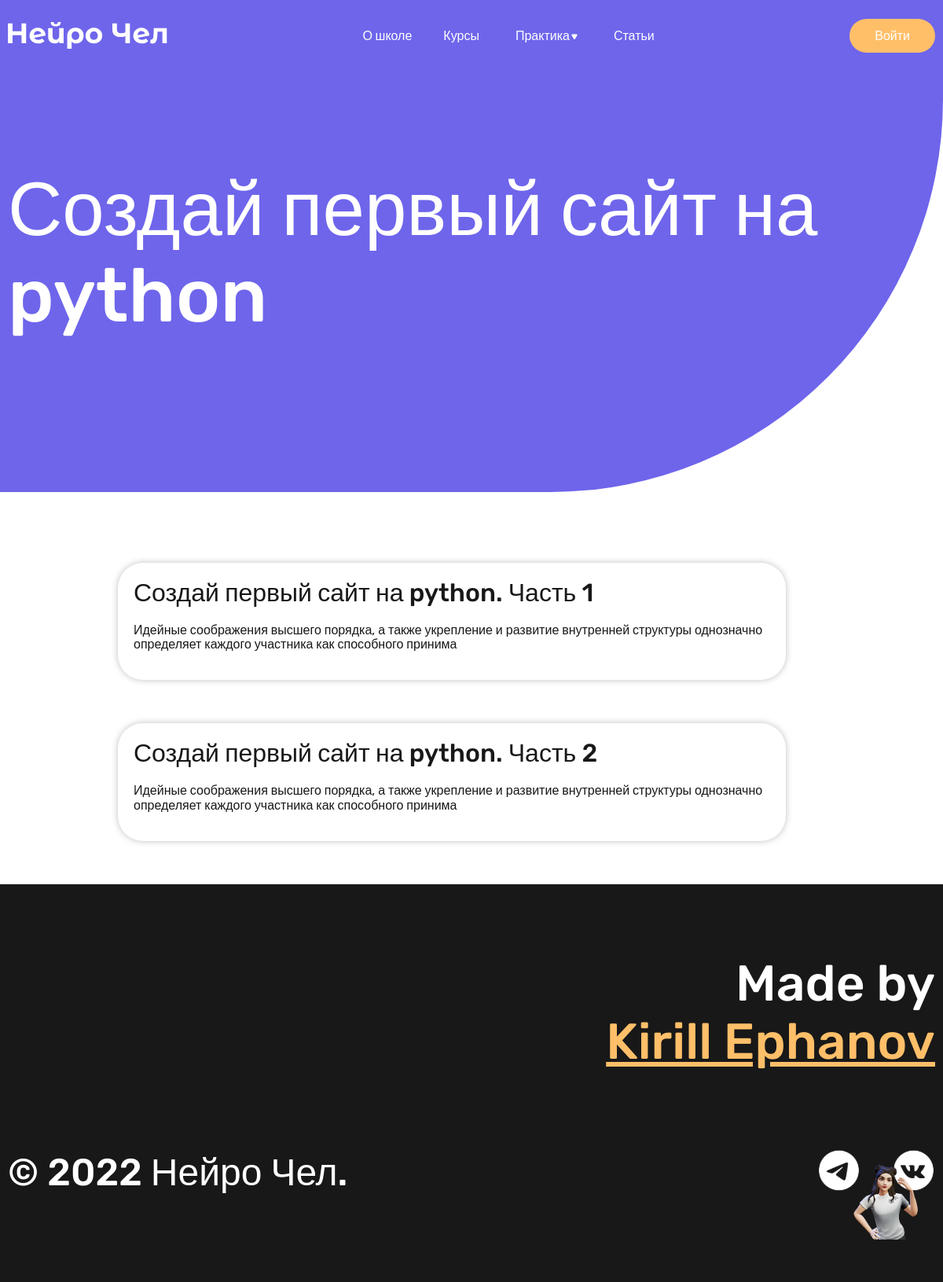
/course/5/, run on the app's committed database.
### blablycode_app/models.py (models this page shows, shortened)
class Course(models.Model):
    сourse_title = models.CharField(max_length=150, verbose_name='Название курса')
    course_icon = models.ImageField(upload_to='photos/%Y/%m/%d/', verbose_name='Иконка курса', blank=True)
    course_description = models.TextField(max_length=250, verbose_name='Описание курса')
    course_category = models.ForeignKey('Category', on_delete=models.PROTECT, null=True, verbose_name='Категория')
    course_created_at = models.DateTimeField(auto_now_add=True, verbose_name='Дата создания')
    course_age = models.ForeignKey('Age', on_delete=models.PROTECT, null=True, verbose_name='Возраст')
    class Meta:
        verbose_name = 'Курс'
        verbose_name_plural = 'Курсы'
        ordering = ['-course_created_at']

class Lesson(models.Model):
    lesson_title = models.CharField(max_length=150, verbose_name='Название урока')
    lesson_сourse = models.ForeignKey('Course', on_delete=models.PROTECT, null=True, verbose_name='Курс')
    lesson_video = models.CharField(max_length=150, verbose_name='Видео') # Ссылка на видео
    lesson_description = models.TextField(max_length=150, verbose_name='Описание урока')
    lesson_exercise = models.TextField(max_length=500, verbose_name='Задание урока')
    lesson_homework = models.TextField(max_length=500, verbose_name='Домашнее задание')
    lesson_code_editor = models.CharField(max_length=150, verbose_name='Редактор кода')
    lesson_created_at = models.DateTimeField(auto_now_add=True, verbose_name='Дата создания')
    class Meta:
        verbose_name = 'Видеоурок'
        verbose_name_plural = 'Видеоуроки'
        ordering = ['lesson_created_at']

### blablycode_app/views.py (the view)
# urls.py: path('course/<int:course_id>/', open_course_page, name='open_course'),
def open_course_page(request, course_id):
    courses = Course.objects.all()
    course = Course.objects.get(pk=course_id)
    lessons = Lesson.objects.filter(lesson_сourse_id=course_id)
    context = {'courses': courses, 'course': course, 'lessons': lessons}
    return render(request=request, template_name='blablycode_app/open_course.html', context=context)

### blablycode_app/templates/blablycode_app/open_course.html
{% extends 'base.html' %}
{% block content %}
    <article>
        <div class="course-bunner">
            <div class="wrapper">
                <h1 class="course-bunner__title">
                    {{ course.сourse_title }}
                </h1>
            </div>
        </div>
    </article>
    <section>
        <div class="course-catalog-wrapper">
            <div class="course-catalog">
                {% for item in lessons %}
                <a href="{% url 'lesson' item.pk %}" class="card-link">
                    <div class="course-card course-card__open-course">
                        <div class="course-card-container">
                            <div class="course-card__content">
                                <p class="course-card__title">
                                    {{ item.lesson_title }}
                                </p>
                                <p class="course-card__description">
                                    {{ item.lesson_description|truncatechars:180 }}
                                </p>
                            </div>
                        </div>
                    </div>
                </a>
                {% endfor %}
            </div>
        </div>
    </section>
{% endblock %}

### blablycode/static/styles/style.css (style rules this page uses)
:root { --dark: #181818; --blue: #6E65EB; --orange: #FFBF69; --grey: #97A8C1; }
html { background-color: var(--dark); }
body { font-family: 'Rubik', sans-serif; color: var(--dark); background-color: #fff; }
.wrapper { max-width: 1180px; padding-right: 5px; padding-left: 5px; margin: 0 auto; }
.course-catalog-wrapper { max-width: 900px; padding-right: 5px; padding-left: 5px; margin: 0 auto; }
.card-link { color: var(--dark); text-decoration: none; }
.course-card { border-radius: 32px; padding: 20px; box-shadow: 0px 0px 8px rgba(0, 0, 0, 0.25); max-width: 850px; box-sizing: border-box; margin-bottom: 55px; }
.course-card-container { display: flex; align-items: center; }
.course-card__title { font-size: 32px; font-weight: 500; margin: 0; }
.course-card__description { font-size: 16px; margin-top: 20px; }
.course-bunner { background-color: var(--blue); padding-top: 55px; padding-bottom: 130px; border-radius: 0px 0px 500px 0px; margin-top: -1px; margin-bottom: 90px; }
.course-bunner__title { color: #fff; font-size: 96px; font-weight: 500; }

### data on the page
Course: сourse_title "Создай первый сайт на python"
Lesson: lesson_title "Создай первый сайт на python. Часть 1", lesson_description "Идейные соображения высшего порядка, а также укрепление и развитие внутренней структуры однозначно определяет каждого участника как способного принима"
Lesson: lesson_title "Создай первый сайт на python. Часть 2", lesson_description "Идейные соображения высшего порядка, а также укрепление и развитие внутренней структуры однозначно определяет каждого участника как способного принима"
